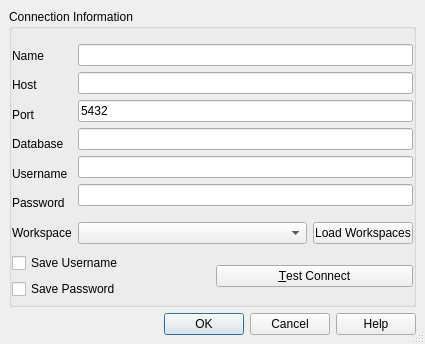
<?xml version="1.0" encoding="UTF-8"?>
<ui version="4.0">
 <class>QgsPgNewConnectionBase</class>
 <widget class="QDialog" name="QgsPgNewConnectionBase">
  <property name="geometry">
   <rect>
    <x>0</x>
    <y>0</y>
    <width>425</width>
    <height>344</height>
   </rect>
  </property>
  <property name="sizePolicy">
   <sizepolicy hsizetype="MinimumExpanding" vsizetype="MinimumExpanding">
    <horstretch>0</horstretch>
    <verstretch>0</verstretch>
   </sizepolicy>
  </property>
  <property name="windowTitle">
   <string>Create a New MIKE C database connection</string>
  </property>
  <property name="sizeGripEnabled">
   <bool>true</bool>
  </property>
  <property name="modal">
   <bool>true</bool>
  </property>
  <layout class="QGridLayout">
   <property name="margin">
    <number>9</number>
   </property>
   <property name="spacing">
    <number>6</number>
   </property>
   <item row="0" column="0">
    <widget class="QGroupBox" name="GroupBox1">
     <property name="title">
      <string>Connection Information</string>
     </property>
     <layout class="QGridLayout">
      <property name="leftMargin">
       <number>0</number>
      </property>
      <property name="rightMargin">
       <number>0</number>
      </property>
      <property name="bottomMargin">
       <number>0</number>
      </property>
      <property name="spacing">
       <number>5</number>
      </property>
      <item row="0" column="0">
       <layout class="QHBoxLayout">
        <property name="spacing">
         <number>6</number>
        </property>
        <property name="margin">
         <number>0</number>
        </property>
        <item>
         <layout class="QVBoxLayout">
          <property name="spacing">
           <number>6</number>
          </property>
          <property name="margin">
           <number>0</number>
          </property>
          <item>
           <widget class="QLabel" name="TextLabel1_2">
            <property name="text">
             <string>Name</string>
            </property>
            <property name="buddy">
             <cstring>txtName</cstring>
            </property>
           </widget>
          </item>
          <item>
           <widget class="QLabel" name="TextLabel1">
            <property name="text">
             <string>Host</string>
            </property>
            <property name="buddy">
             <cstring>txtHost</cstring>
            </property>
           </widget>
          </item>
          <item>
           <widget class="QLabel" name="TextLabel2_2">
            <property name="text">
             <string>Port</string>
            </property>
            <property name="buddy">
             <cstring>txtPort</cstring>
            </property>
           </widget>
          </item>
          <item>
           <widget class="QLabel" name="TextLabel2">
            <property name="text">
             <string>Database</string>
            </property>
            <property name="buddy">
             <cstring>txtDatabase</cstring>
            </property>
           </widget>
          </item>
          <item>
           <widget class="QLabel" name="TextLabel3">
            <property name="text">
             <string>Username</string>
            </property>
            <property name="buddy">
             <cstring>txtUsername</cstring>
            </property>
           </widget>
          </item>
          <item>
           <widget class="QLabel" name="TextLabel3_2">
            <property name="text">
             <string>Password</string>
            </property>
            <property name="buddy">
             <cstring>txtPassword</cstring>
            </property>
           </widget>
          </item>
          <item>
           <widget class="QLabel" name="label">
            <property name="text">
             <string>Workspace</string>
            </property>
           </widget>
          </item>
         </layout>
        </item>
        <item>
         <layout class="QVBoxLayout">
          <property name="spacing">
           <number>6</number>
          </property>
          <property name="margin">
           <number>0</number>
          </property>
          <item>
           <widget class="QLineEdit" name="txtName">
            <property name="toolTip">
             <string>Name of the new connection</string>
            </property>
           </widget>
          </item>
          <item>
           <widget class="QLineEdit" name="txtHost"/>
          </item>
          <item>
           <widget class="QLineEdit" name="txtPort">
            <property name="text">
             <string>5432</string>
            </property>
           </widget>
          </item>
          <item>
           <widget class="QLineEdit" name="txtDatabase"/>
          </item>
          <item>
           <widget class="QLineEdit" name="txtUsername"/>
          </item>
          <item>
           <widget class="QLineEdit" name="txtPassword">
            <property name="echoMode">
             <enum>QLineEdit::Password</enum>
            </property>
           </widget>
          </item>
          <item>
           <layout class="QHBoxLayout" name="horizontalLayout">
            <property name="topMargin">
             <number>10</number>
            </property>
            <item>
             <widget class="QComboBox" name="cbxWorkspace"/>
            </item>
            <item>
             <widget class="QPushButton" name="btnWorkspace">
              <property name="maximumSize">
               <size>
                <width>100</width>
                <height>16777215</height>
               </size>
              </property>
              <property name="text">
               <string>Load Workspaces</string>
              </property>
             </widget>
            </item>
           </layout>
          </item>
         </layout>
        </item>
       </layout>
      </item>
      <item row="1" column="0">
       <layout class="QGridLayout" name="gridLayout_1">
        <property name="margin">
         <number>0</number>
        </property>
        <item row="0" column="0">
         <widget class="QCheckBox" name="chkStoreUsername">
          <property name="text">
           <string>Save Username</string>
          </property>
         </widget>
        </item>
        <item row="0" column="1" rowspan="2">
         <widget class="QPushButton" name="btnConnect">
          <property name="text">
           <string>&amp;Test Connect</string>
          </property>
         </widget>
        </item>
        <item row="1" column="0">
         <widget class="QCheckBox" name="chkStorePassword">
          <property name="text">
           <string>Save Password</string>
          </property>
         </widget>
        </item>
       </layout>
      </item>
     </layout>
    </widget>
   </item>
   <item row="1" column="0">
    <widget class="QDialogButtonBox" name="buttonBox">
     <property name="standardButtons">
      <set>QDialogButtonBox::Cancel|QDialogButtonBox::Help|QDialogButtonBox::Ok</set>
     </property>
    </widget>
   </item>
  </layout>
 </widget>
 <layoutdefault spacing="6" margin="11"/>
 <tabstops>
  <tabstop>txtName</tabstop>
  <tabstop>txtHost</tabstop>
  <tabstop>txtPort</tabstop>
  <tabstop>txtDatabase</tabstop>
  <tabstop>txtUsername</tabstop>
  <tabstop>txtPassword</tabstop>
  <tabstop>chkStoreUsername</tabstop>
  <tabstop>chkStorePassword</tabstop>
  <tabstop>btnConnect</tabstop>
  <tabstop>buttonBox</tabstop>
 </tabstops>
 <resources/>
 <connections>
  <connection>
   <sender>buttonBox</sender>
   <signal>rejected()</signal>
   <receiver>QgsPgNewConnectionBase</receiver>
   <slot>reject()</slot>
   <hints>
    <hint type="sourcelabel">
     <x>313</x>
     <y>501</y>
    </hint>
    <hint type="destinationlabel">
     <x>451</x>
     <y>312</y>
    </hint>
   </hints>
  </connection>
  <connection>
   <sender>buttonBox</sender>
   <signal>accepted()</signal>
   <receiver>QgsPgNewConnectionBase</receiver>
   <slot>accept()</slot>
   <hints>
    <hint type="sourcelabel">
     <x>395</x>
     <y>501</y>
    </hint>
    <hint type="destinationlabel">
     <x>450</x>
     <y>287</y>
    </hint>
   </hints>
  </connection>
 </connections>
</ui>
